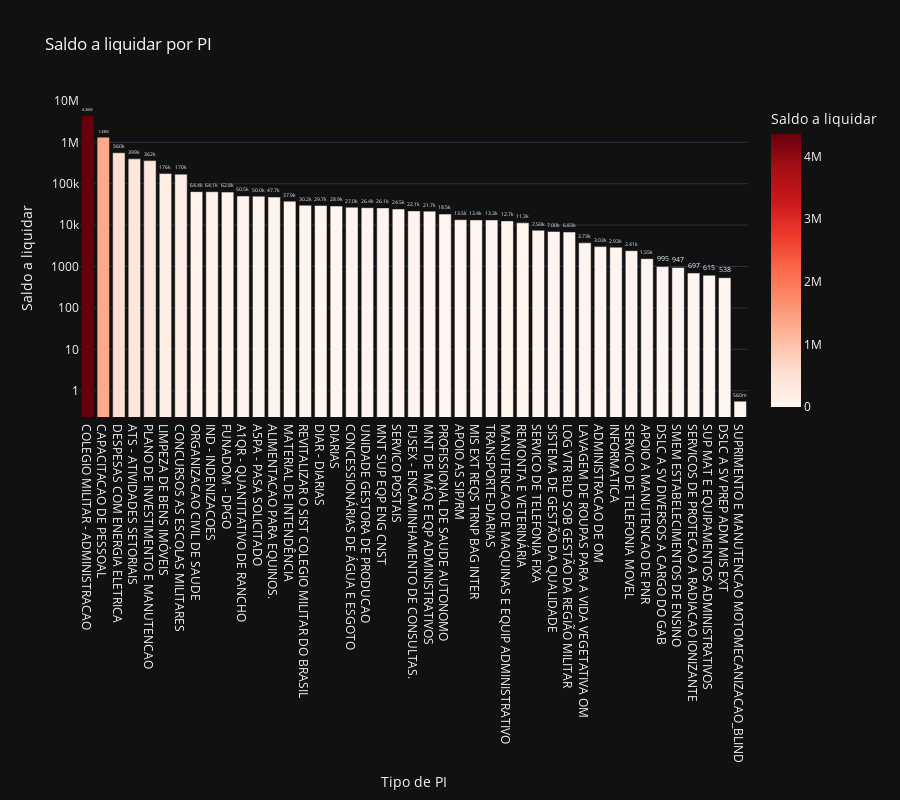

Notebook code cell kept with this figure:
### Code cell
# Saldo a liquidar por tipo de PI
cols = ['NOME_PI', 'A_LIQUIDAR']

df_aux = df.loc[:, cols].groupby('NOME_PI').sum().sort_values(by= 'A_LIQUIDAR', ascending=False).reset_index()
df_aux = df_aux[df_aux['A_LIQUIDAR'] > 0]
fig = px.bar(df_aux, 
             x='NOME_PI', 
             y='A_LIQUIDAR',
             title='Saldo a liquidar por PI',
             labels={'NOME_PI':'Tipo de PI', 'A_LIQUIDAR':'Saldo a liquidar'},
             text_auto='.3s',
             height=800,
             log_y=True,
             color='A_LIQUIDAR',
             color_continuous_scale = 'reds',
             template='plotly_dark')
fig.update_traces(textposition = 'outside', cliponaxis = False, hovertemplate=None)
fig.update_layout(hovermode="x unified")

fig.show()

### Figure 1 — Plotly figure (JSON) as saved in the notebook; plotly's stock layout.template omitted (floating-point values rounded to 4 significant figures)
{"data": [{"alignmentgroup": "True", "cliponaxis": false, "legendgroup": "", "marker": {"color": [4359000.0, 1334000.0, 560000.0, 398897, 361600.0, 175900.0, 169900.0, 64390.0, 64090.0, 62750.0, 50540.0, 50000, 47700.0, 37890.0, 30220.0, 29670.0, 28890.0, 27050.0, 26380.0, 26069, 24520.0, 22070.0, 21740.0, 18470.0, 13520.0, 13370.0, 13330.0, 12650, 11340.0, 7505.0, 7002, 6829.0, 3732.0, 3025, 2929, 2410.0, 1551.0, 995, 947.0, 697.2, 615, 537.7, 0.56], "coloraxis": "coloraxis", "pattern": {"shape": ""}}, "name": "", "offsetgroup": "", "orientation": "v", "showlegend": false, "textposition": "outside", "texttemplate": "%{y:.3s}", "type": "bar", "x": ["COLEGIO MILITAR - ADMINISTRACAO", "CAPACITACAO DE PESSOAL", "DESPESAS COM ENERGIA ELETRICA", "ATS - ATIVIDADES SETORIAIS", "PLANO DE INVESTIMENTO E MANUTENCAO", "LIMPEZA DE BENS IMÓVEIS", "CONCURSOS AS ESCOLAS MILITARES", "ORGANIZACAO CIVIL DE SAUDE", "IND - INDENIZACOES", "FUNADOM - DPGO", "A1QR - QUANTITATIVO DE RANCHO", "A5PA - PASA SOLICITADO", "ALIMENTACAO PARA EQUINOS.", "MATERIAL DE INTENDÊNCIA", "REVITALIZAR O SIST COLEGIO MILITAR DO BRASIL", "DIAR - DIARIAS", "DIARIAS", "CONCESSIONÁRIAS DE ÁGUA E ESGOTO", "UNIDADE GESTORA DE PRODUCAO", "MNT SUP EQP ENG CNST", "SERVICO POSTAIS", "FUSEX - ENCAMINHAMENTO DE CONSULTAS.", "MNT DE MÁQ E EQP ADMINISTRATIVOS", "PROFISSIONAL DE SAUDE AUTONOMO", "APOIO AS SIP/RM", "MIS EXT REQS TRNP BAG INTER", "TRANSPORTE-DIARIAS", "MANUTENCAO DE MAQUINAS E EQUIP ADMINISTRATIVO", "REMONTA E VETERINÁRIA", "SERVICO DE TELEFONIA FIXA", "SISTEMA DE GESTÃO DA QUALIDADE", "LOG VTR BLD SOB GESTÃO DA REGIÃO MILITAR", "LAVAGEM DE ROUPAS PARA A VIDA VEGETATIVA OM", "ADMINISTRACAO DE OM", "INFORMATICA", "SERVICO DE TELEFONIA MOVEL", "APOIO A MANUTENCAO DE PNR", "DSLC A SV DIVERSOS A CARGO DO GAB", "SMEM ESTABELECIMENTOS DE ENSINO", "SERVICOS DE PROTECAO A RADIACAO IONIZANTE", "SUP MAT E EQUIPAMENTOS ADMINISTRATIVOS", "DSLC A SV PREP ADM MIS EXT", "SUPRIMENTO E MANUTENCAO MOTOMECANIZACAO_BLIND"], "xaxis": "x", "y": [4359000.0, 1334000.0, 560000.0, 398897, 361600.0, 175900.0, 169900.0, 64390.0, 64090.0, 62750.0, 50540.0, 50000, 47700.0, 37890.0, 30220.0, 29670.0, 28890.0, 27050.0, 26380.0, 26069, 24520.0, 22070.0, 21740.0, 18470.0, 13520.0, 13370.0, 13330.0, 12650, 11340.0, 7505.0, 7002, 6829.0, 3732.0, 3025, 2929, 2410.0, 1551.0, 995, 947.0, 697.2, 615, 537.7, 0.56], "yaxis": "y"}], "layout": {"barmode": "relative", "coloraxis": {"colorbar": {"title": {"text": "Saldo a liquidar"}}, "colorscale": [[0, "rgb(255,245,240)"], [0.125, "rgb(254,224,210)"], [0.25, "rgb(252,187,161)"], [0.375, "rgb(252,146,114)"], [0.5, "rgb(251,106,74)"], [0.625, "rgb(239,59,44)"], [0.75, "rgb(203,24,29)"], [0.875, "rgb(165,15,21)"], [1, "rgb(103,0,13)"]]}, "height": 800, "hovermode": "x unified", "legend": {"tracegroupgap": 0}, "title": {"text": "Saldo a liquidar por PI"}, "xaxis": {"anchor": "y", "domain": [0, 1], "title": {"text": "Tipo de PI"}}, "yaxis": {"anchor": "x", "domain": [0, 1], "title": {"text": "Saldo a liquidar"}, "type": "log"}}}
